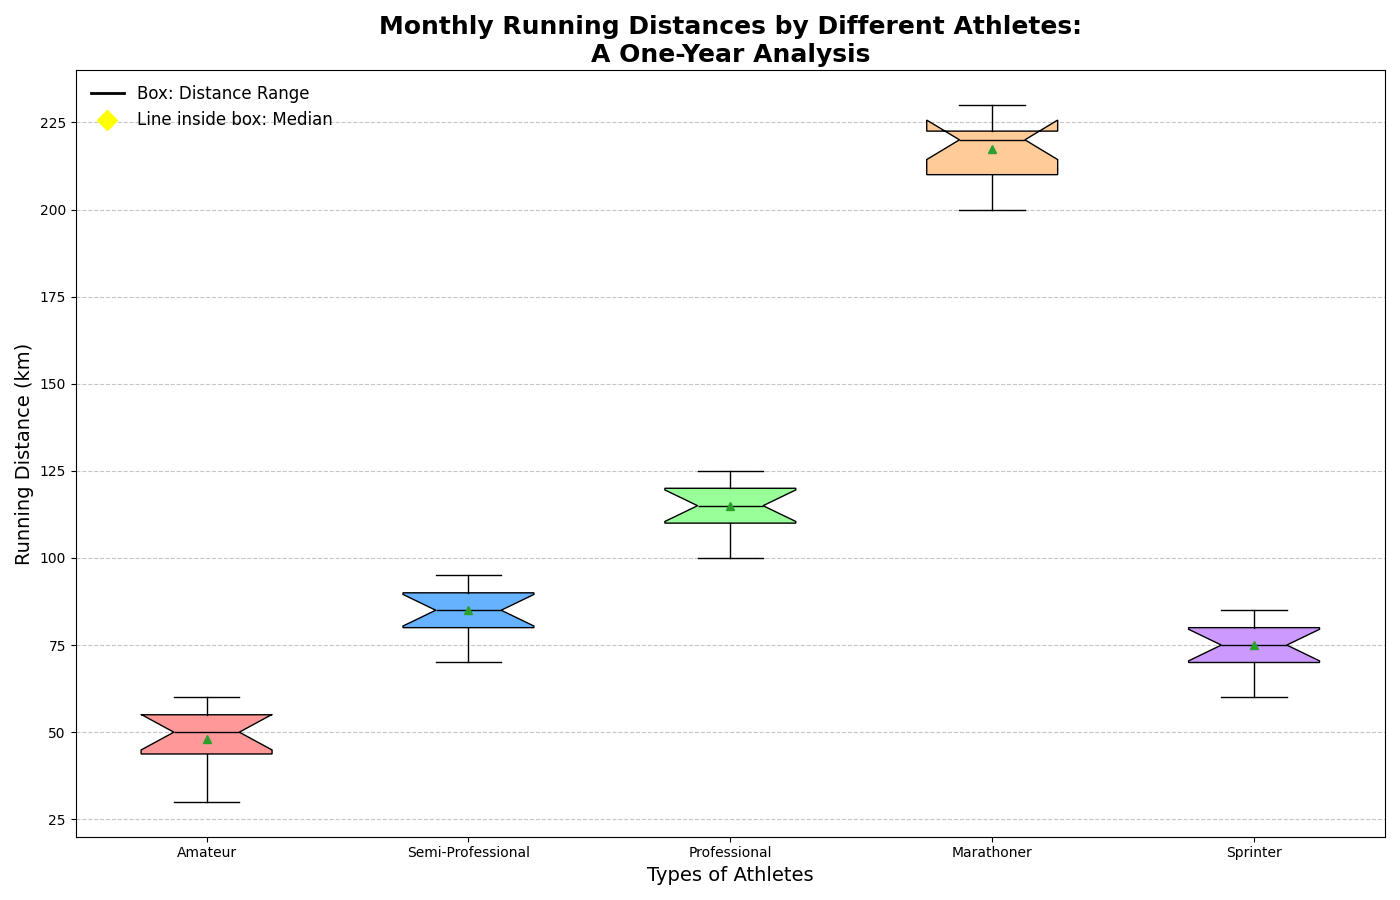

The script that drew this image:
import matplotlib.pyplot as plt
import numpy as np

# Backstory: The chart represents the analysis of monthly running distances (in km) by different types of athletes over the span of one year.
# Athletes include: Amateur, Semi-Professional, Professional, Marathoners, and Sprinters.

# Monthly running distance data (in km) for each type of athlete
amateur_distances = [30, 45, 50, 60, 35, 40, 50, 55, 45, 50, 60, 55]
semi_pro_distances = [70, 80, 85, 90, 75, 80, 85, 95, 90, 85, 90, 95]
professional_distances = [100, 110, 115, 120, 105, 110, 115, 125, 120, 115, 120, 125]
marathoner_distances = [200, 210, 220, 230, 205, 210, 220, 230, 220, 215, 220, 230]
sprinter_distances = [60, 70, 75, 80, 65, 70, 75, 85, 80, 75, 80, 85]

# Group all distance data into a list for plotting
all_distances = [
    amateur_distances,
    semi_pro_distances,
    professional_distances,
    marathoner_distances,
    sprinter_distances
]

# Athlete labels for the box plot
athlete_labels = ["Amateur", "Semi-Professional", "Professional", "Marathoner", "Sprinter"]

# Create the figure and axis
fig, ax = plt.subplots(figsize=(14, 9))

# Plot the boxplots
box = ax.boxplot(all_distances, labels=athlete_labels, patch_artist=True, notch=True, vert=True, showmeans=True)

# Customize the box plots with different colors
colors = ['#FF9999', '#66B2FF', '#99FF99', '#FFCC99', '#CC99FF']
for patch, color in zip(box['boxes'], colors):
    patch.set_facecolor(color)

# Customize plot elements
ax.set_title("Monthly Running Distances by Different Athletes:\nA One-Year Analysis", fontsize=18, fontweight='bold')
ax.set_xlabel("Types of Athletes", fontsize=14)
ax.set_ylabel("Running Distance (km)", fontsize=14)
ax.grid(axis='y', linestyle='--', alpha=0.7)

# Further customize the box plots
for element in ['whiskers', 'caps', 'medians', 'means']:
    plt.setp(box[element], color='black')
plt.setp(box['fliers'], marker='o', color='red', markersize=5, alpha=0.5)

# Add an informational legend
labels = ["Box: Distance Range", "Line inside box: Median", "Diamond: Mean"]
handles = [plt.Line2D([0], [0], color='black', lw=2),
           plt.Line2D([0], [0], marker='D', color='yellow', markersize=10, linestyle='', markerfacecolor='yellow')]
legend = ax.legend(handles, labels, loc='upper left', frameon=False, fontsize=12)

# Automatically adjust layout to prevent overlap
plt.tight_layout()

# Display the plot
plt.show()
